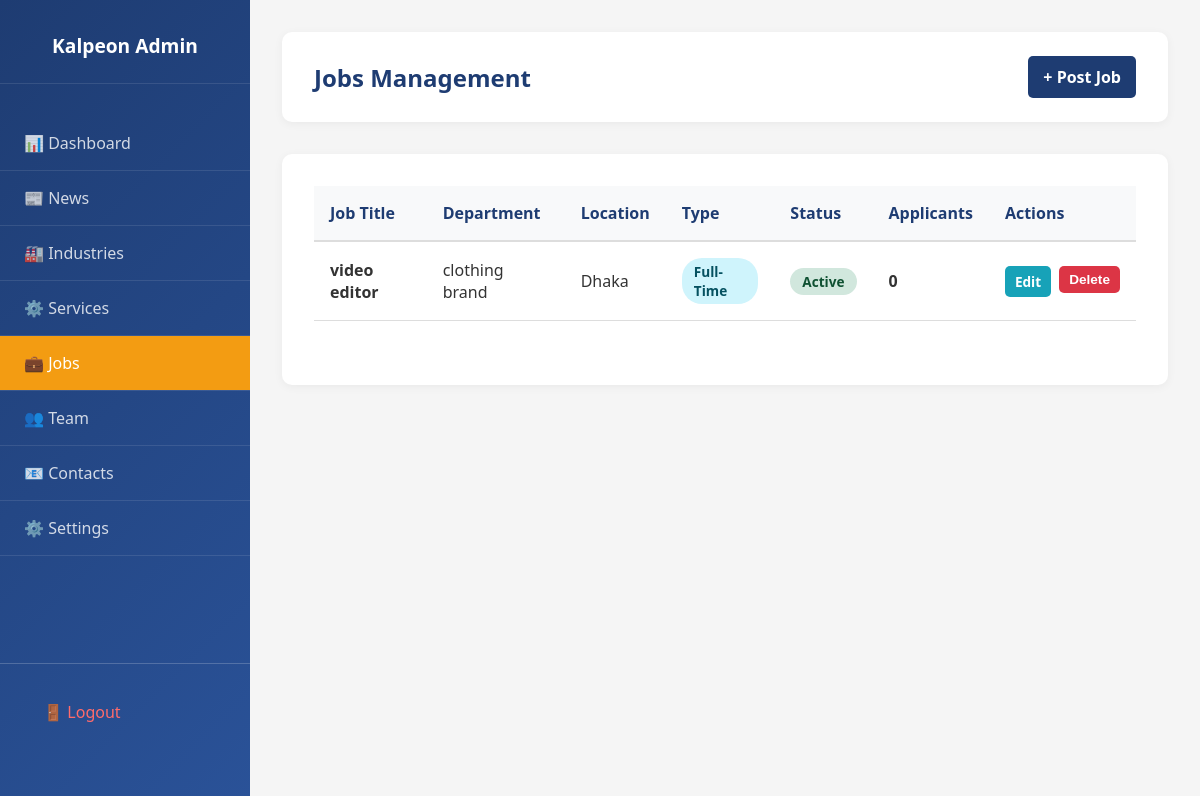
The app's page /admin/jobs (signed in) with its own data.
### models.py (models this page shows, shortened)
class Job(db.Model):
    __tablename__ = 'job'
    id = db.Column(db.Integer, primary_key=True)
    title = db.Column(db.String(150), nullable=False)
    department = db.Column(db.String(100), nullable=False)
    location = db.Column(db.String(100), nullable=False)
    job_type = db.Column(db.String(50), default='Full-time')  # Full-time, Part-time, Contract
    description = db.Column(db.Text, nullable=False)
    requirements = db.Column(db.Text, nullable=True)
    salary_range = db.Column(db.String(100), nullable=True)
    is_active = db.Column(db.Boolean, default=True)
    created_at = db.Column(db.DateTime, default=datetime.utcnow)
    updated_at = db.Column(db.DateTime, default=datetime.utcnow, onupdate=datetime.utcnow)
    applications = db.relationship('JobApplication', back_populates='job', cascade='all, delete-orphan')

### app.py (the view)
@app.route('/admin/jobs')
@login_required
def admin_jobs_list():
    jobs_list = Job.query.all()
    return render_template('admin/jobs_list.html', jobs=jobs_list)

### app.py (called while the page is built)
@login_manager.user_loader
def load_user(user_id):
    return Admin.query.get(int(user_id))

### templates/admin/jobs_list.html (shortened to what this page needs)
<!DOCTYPE html>
<html lang="en">
<head>
    <link rel="stylesheet" href="{{ url_for('static', filename='css/admin-style.css') }}">
</head>
<body>
    <div class="admin-layout">
        <aside class="sidebar">
            <div class="sidebar-header">
                <h2>Kalpeon Admin</h2>
            </div>
            <nav class="sidebar-nav">
                <li><a href="{{ url_for('admin_dashboard') }}">📊 Dashboard</a></li>
                <li><a href="{{ url_for('admin_news_list') }}">📰 News</a></li>
                <li><a href="{{ url_for('admin_industries_list') }}">🏭 Industries</a></li>
                <li><a href="{{ url_for('admin_services_list') }}">⚙️ Services</a></li>
                <li><a href="{{ url_for('admin_jobs_list') }}" class="active">💼 Jobs</a></li>
                <li><a href="{{ url_for('admin_team_list') }}">👥 Team</a></li>
                <li><a href="{{ url_for('admin_contacts_list') }}">📧 Contacts</a></li>
                <li><a href="{{ url_for('admin_settings') }}">⚙️ Settings</a></li>
            </nav>
            <div class="sidebar-footer">
                <a href="{{ url_for('admin_logout') }}" style="color: #ff6b6b;">🚪 Logout</a>
            </div>
        </aside>
        <main class="main-content">
            <div class="topbar">
                <h1>Jobs Management</h1>
                <a href="{{ url_for('admin_job_create') }}" class="btn btn-primary">+ Post Job</a>
            </div>
            <div class="content-section">
                {% if jobs %}
                <table class="data-table">
                    <thead>
                        <tr>
                            <th>Job Title</th>
                            <th>Department</th>
                            <th>Location</th>
                            <th>Type</th>
                            <th>Status</th>
                            <th>Applicants</th>
                            <th>Actions</th>
                        </tr>
                    </thead>
                    <tbody>
                        {% for job in jobs %}
                        <tr>
                            <td><strong>{{ job.title }}</strong></td>
                            <td>{{ job.department }}</td>
                            <td>{{ job.location }}</td>
                            <td><span class="badge badge-info">{{ job.job_type }}</span></td>
                            <td>
                                {% if job.is_active %}
                                <span class="badge badge-success">Active</span>
                                {% else %}
                                <span class="badge badge-danger">Closed</span>
                                {% endif %}
                            </td>
                            <td><strong>{{ job.applications|length }}</strong></td>
                            <td>
                                <div class="action-buttons">
                                    <a href="{{ url_for('admin_job_edit', job_id=job.id) }}" class="btn btn-info btn-sm">Edit</a>
                                    <form method="POST" action="{{ url_for('admin_job_delete', job_id=job.id) }}" style="display: inline;" onsubmit="return confirm('Are you sure?');">
                                        <button type="submit" class="btn btn-danger btn-sm">Delete</button>
                                    </form>
                                </div>
                            </td>
                        </tr>
                        {% endfor %}
                    </tbody>
                </table>
                {% else %}
                <div class="no-data">
                    <p>No jobs posted yet. <a href="{{ url_for('admin_job_create') }}">Post a job now!</a></p>
                </div>
                {% endif %}
            </div>
        </main>
    </div>
</body>
</html>

### static/css/admin-style.css (style rules this page uses)
* { margin: 0; padding: 0; box-sizing: border-box; }
body { font-family: 'Segoe UI', Tahoma, Geneva, Verdana, sans-serif; background-color: #f5f5f5; color: #333; }
.admin-layout { display: flex; min-height: 100vh; }
.sidebar { width: 250px; background: linear-gradient(135deg, #1e3c72, #2a5298); color: white; padding: 2rem 0; position: fixed; height: 100vh; overflow: hidden; z-index: 900; display: flex; flex-direction: column; }
.sidebar-header { padding: 0 1.5rem 1.5rem; border-bottom: 1px solid rgba(255,255,255,0.1); margin-bottom: 2rem; text-align: center; }
.sidebar-header h2 { color: white; font-size: 1.2rem; }
.sidebar-nav { list-style: none; flex: 1; overflow-y: auto; padding-bottom: 120px; }
.sidebar-nav li { border-bottom: 1px solid rgba(255,255,255,0.1); }
.sidebar-nav a { display: block; color: rgba(255,255,255,0.8); text-decoration: none; padding: 1rem 1.5rem; transition: all 0.3s ease; }
.sidebar-nav a.active { background-color: #f39c12; color: white; }
.sidebar-footer { padding: 1.5rem; border-top: 1px solid rgba(255,255,255,0.2); margin-top: auto; min-height: 80px; }
.sidebar-footer a { display: block; color: rgba(255,255,255,0.8); padding: 0.8rem 1.2rem; border-radius: 5px; text-decoration: none; transition: all 0.3s ease; margin-bottom: 0.5rem; }
.main-content { flex: 1; margin-left: 250px; padding: 2rem; }
.topbar { background: white; padding: 1.5rem 2rem; border-radius: 10px; display: flex; justify-content: space-between; align-items: center; margin-bottom: 2rem; box-shadow: 0 2px 10px rgba(0,0,0,0.05); }
.topbar h1 { color: #1e3c72; font-size: 1.5rem; }
.btn { padding: 10px 15px; border: none; border-radius: 5px; cursor: pointer; text-decoration: none; display: inline-block; font-weight: 600; transition: all 0.3s ease; }
.btn-primary { background-color: #1e3c72; color: white; }
.btn-info { background-color: #17a2b8; color: white; }
.btn-danger { background-color: #dc3545; color: white; }
.btn-sm { padding: 6px 10px; font-size: 0.85rem; }
.content-section { background: white; padding: 2rem; border-radius: 10px; box-shadow: 0 2px 10px rgba(0,0,0,0.05); margin-bottom: 2rem; }
.data-table { width: 100%; border-collapse: collapse; margin-bottom: 2rem; }
.data-table thead { background-color: #f8f9fa; }
.data-table th { padding: 1rem; text-align: left; color: #1e3c72; font-weight: 600; border-bottom: 2px solid #ddd; }
.data-table td { padding: 1rem; border-bottom: 1px solid #ddd; }
.data-table .action-buttons { display: flex; gap: 0.5rem; }
.data-table .action-buttons form { display: inline; }
.badge { padding: 4px 12px; border-radius: 20px; font-size: 0.85rem; font-weight: 600; display: inline-block; }
.badge-success { background-color: #d1e7dd; color: #0f5132; }
.badge-info { background-color: #cff4fc; color: #055160; }

### records on screen
Job: title "video editor", department "clothing brand", location "Dhaka", job_type "Full-Time", is_active "Active", applications|length "0"
